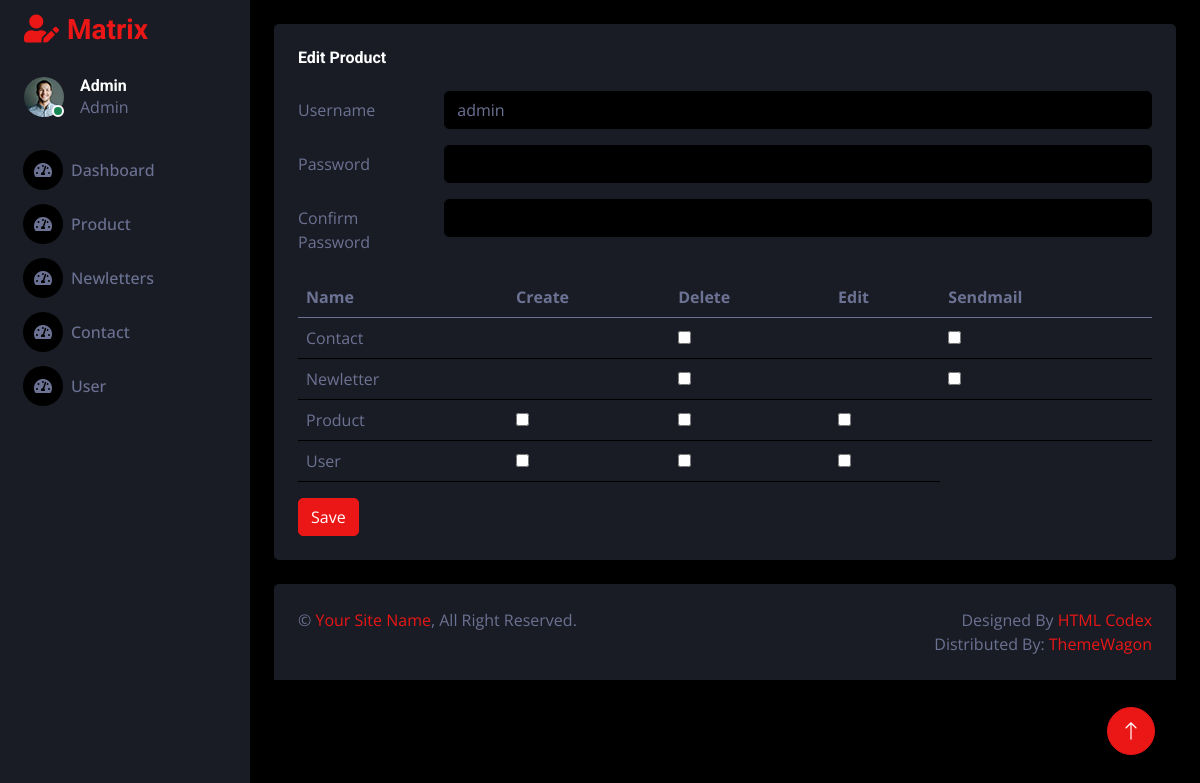
The page /admin/user/edit.php?id=1 (signed in) on the database its author committed.
### tables this page shows
CREATE TABLE `users` (
  `id` int(11) NOT NULL,
  `username` varchar(10) NOT NULL,
  `password` varchar(10) NOT NULL,
  `active` bit(1) NOT NULL
);

CREATE TABLE `actions` (
  `id` int(11) NOT NULL,
  `object` int(11) NOT NULL,
  `name` varchar(50) NOT NULL,
  `active` bit(1) NOT NULL DEFAULT b'1'
);

CREATE TABLE `objects` (
  `id` int(11) NOT NULL,
  `name` varchar(50) NOT NULL,
  `active` bit(1) NOT NULL DEFAULT b'1'
);

### admin/auth.php (called while the page is built, shortened)
<?php
    function getUser() {
        return $_SESSION[isAuth];
    }
?>

### database.php (called while the page is built, shortened)
<?php
    $connection = NULL;
    function query($sql, $params = NULL) {
        global $connection;
        try {
            $stmt = $connection->prepare($sql);
            if ($params != NULL) {
                foreach ($params as $name => $value) {
                    $stmt->bindValue($name, $value);
                }
            }
            $stmt->execute();
            $stmt->setFetchMode(PDO::FETCH_ASSOC);
            return $stmt->fetchAll();
        }
        catch(PDOException $ex) {
            return NULL;
        }
    }

### helper.php (called while the page is built, shortened)
<?php
    function purging($value) {
        $value = trim($value);
        $value = stripslashes($value);
        $value = htmlspecialchars($value);
        return $value;
    }

### admin/user/edit.php (the view, shortened to what this page needs)
<?php
    require_once(dirname(__FILE__) . "/../../helper.php");
    require_once(getPath("/database.php"));
    require_once(getPath("/admin/auth.php"));
    try {
        $user = query('SELECT * FROM users WHERE id=:id', array(
            ':id' => $id
        ));
        $uuPermissions = query('SELECT * FROM permissions WHERE user=:id', array(
            ':id' => $id
        ));
        $username = $password = $confirmPassword = $upermissions = NULL;
        $actions = query('SELECT actions.name as name FROM actions GROUP BY actions.name ORDER BY name');
        $permissions = query('SELECT actions.id AS id, objects.name AS object_name, actions.name AS action_name FROM actions INNER JOIN objects ON actions.object = objects.id ORDER BY object_name, action_name');
        $username = $user[0]['username'];
        for($i = 0, $size = count($uuPermissions), $upermissions = array(); $i < $size; $i++ ) {
            $upermissions[count($upermissions)] = $uuPermissions[$i]['action'];
        }
    } catch (PDOException $ex) {
    }
    function isPermission($id, &$permissions) {
        $state = FALSE;
        for ($i = 0, $size = count($permissions); $i < $size; $i++) {
            if ($id == $permissions[$i]) {
                $state = TRUE;
                break;
            }
        }
        return $state;
    }
?>
<!DOCTYPE html>
<html lang="en">
<head>
    <link href="https://cdnjs.cloudflare.com/ajax/libs/font-awesome/5.10.0/css/all.min.css" rel="stylesheet">
    <link href="https://cdn.jsdelivr.net/npm/bootstrap-icons@1.4.1/font/bootstrap-icons.css" rel="stylesheet">
    <link href="../lib/owlcarousel/assets/owl.carousel.min.css" rel="stylesheet">
    <link href="../lib/tempusdominus/css/tempusdominus-bootstrap-4.min.css" rel="stylesheet" />
    <link href="../css/bootstrap.min.css" rel="stylesheet">
    <link href="../css/style.css" rel="stylesheet">
</head>
<body>
    <div class="container-fluid position-relative d-flex p-0">
        <?php include '../layouts/sidebar.php'; ?>
        <div class="content">
            <div class="container-fluid pt-4 px-4">
                <div class="row g-4">
                    <div class="col-sm-12">
                        <div class="bg-secondary rounded h-100 p-4">
                            <h6 class="mb-4">Edit Product</h6>
                            <form method="post" action="<?php echo purging($_SERVER['PHP_SELF']); ?>" enctype="multipart/form-data">
                                <div class="row mb-3">
                                    <label for="inputEmail3" class="col-sm-2 col-form-label">Username</label>
                                    <div class="col-sm-10">
                                        <input name="username" type="text" class="form-control" value="<?php echo $username; ?>">
                                    </div>
                                </div>
                                <div class="row mb-3">
                                    <label for="inputPassword3" class="col-sm-2 col-form-label">Password</label>
                                    <div class="col-sm-10">
                                        <input name="password" type="password" class="form-control" id="inputPassword3" value="<?php echo $password ?>">
                                    </div>
                                </div>
                                <div class="row mb-3">
                                    <label for="inputPassword3" class="col-sm-2 col-form-label">Confirm Password</label>
                                    <div class="col-sm-10">
                                        <input name="confirmPassword" type="password" class="form-control" id="inputPassword3" value="<?php echo $confirmPassword; ?>">
                                    </div>
                                </div>
                                <table class="table">
                                    <thead>
                                        <tr>
                                            <th scope="col">Name</th>
                                            <?php for ($i = 0, $size = count($actions); $i < $size; $i++) { ?>
                                                <th scope="col"><?php echo ucfirst($actions[$i]['name']); ?></th>
                                            <?php } ?>
                                        </tr>
                                    </thead>
                                    <tbody>
                                        <?php
                                        for (
                                            $i = 0, $sizep = count($permissions), $cObject = $permissions[0]['object_name'];
                                            $i < $sizep;
                                            $i++
                                        ) {
                                        ?>
                                            <tr>
                                                <td><?php echo ucfirst($cObject); ?></td>
                                                <?php
                                                for ($j = 0, $sizea = count($actions); $j < $sizea; $j++) {
                                                    if ($actions[$j]['name'] == $permissions[$i]['action_name'] ) { ?>
                                                        <td><input name="permissions[]" type="checkbox" value="<?php echo $permissions[$i]['id']; ?>" <?php echo isPermission($permissions[$i]['id'], $upermissions) ? 'checked' : ''; ?>></td>
                                                    <?php
                                                        if ($i + 1 < $sizep) {
                                                            $incr = true;
                                                            $cObject = $permissions[++$i]['object_name'];
                                                        }
                                                        else {
                                                            $incr = false;
                                                            break;
                                                        }
                                                    } else { ?>
                                                        <td></td>
                                                <?php }
                                                }
                                                $incr ? $i--: $i;
                                                ?>
                                            </tr>
                                        <?php
                                        }
                                        ?>
                                    </tbody>
                                </table>
                                <button type="submit" class="btn btn-primary">Save</button>
                            </form>
                        </div>
                    </div>
                </div>
            </div>
            <div class="container-fluid pt-4 px-4">
                <div class="bg-secondary rounded-top p-4">
                    <div class="row">
                        <div class="col-12 col-sm-6 text-center text-sm-start">
                            &copy; <a href="#">Your Site Name</a>, All Right Reserved.
                        </div>
                        <div class="col-12 col-sm-6 text-center text-sm-end">
                            Designed By <a href="https://htmlcodex.com">HTML Codex</a>
                            <br>Distributed By: <a href="https://themewagon.com" target="_blank">ThemeWagon</a>
                        </div>
                    </div>
                </div>
            </div>
        </div>
        <a href="#" class="btn btn-lg btn-primary btn-lg-square back-to-top"><i class="bi bi-arrow-up"></i></a>
    </div>
</body>
</html>

### admin/layouts/sidebar.php (shortened to what this page needs)
<?php
    require_once(dirname(__FILE__) . "/../../helper.php");
    require_once(getPath("/database.php"));
    require_once(getPath("/admin/auth.php"));
    $suser = query('SELECT * FROM users WHERE id=:id', array(
        ":id" => getUser()
    ));
    if (count($suser) < 0) {
        redirect('../404.html');
    }
    else {
        $suser = $suser[0];
    }
?>
<div class="sidebar pe-4 pb-3">
    <nav class="navbar bg-secondary navbar-dark">
        <a href="index.php" class="navbar-brand mx-4 mb-3">
            <h3 class="text-primary"><i class="fa fa-user-edit me-2"></i>Matrix</h3>
        </a>
        <div class="d-flex align-items-center ms-4 mb-4">
            <div class="position-relative">
                <img class="rounded-circle" src="img/user.jpg" alt="" style="width: 40px; height: 40px;">
                <div class="bg-success rounded-circle border border-2 border-white position-absolute end-0 bottom-0 p-1"></div>
            </div>
            <div class="ms-3">
                <h6 class="mb-0"><?php echo ucfirst($suser['username']); ?></h6>
                <span>Admin</span>
            </div>
        </div>
        <div class="navbar-nav w-100">
            <a href="index.php" class="nav-item nav-link"><i class="fa fa-tachometer-alt me-2"></i>Dashboard</a>
            <a href="/product.php" class="nav-item nav-link"><i class="fa fa-tachometer-alt me-2"></i>Product</a>
            <a href="/product.php" class="nav-item nav-link"><i class="fa fa-tachometer-alt me-2"></i>Newletters</a>
            <a href="/product.php" class="nav-item nav-link"><i class="fa fa-tachometer-alt me-2"></i>Contact</a>
            <a href="/product.php" class="nav-item nav-link"><i class="fa fa-tachometer-alt me-2"></i>User</a>
        </div>
    </nav>
</div>

### admin/css/style.css (style rules this page uses)
:root { --primary: #EB1616; --secondary: #191C24; --light: #6C7293; --dark: #000000; }
.back-to-top { position: fixed; display: none; right: 45px; bottom: 45px; z-index: 99; }
.btn { transition: .5s; }
.btn-lg-square { width: 48px; height: 48px; }
.btn-square, .btn-sm-square, .btn-lg-square { padding: 0; display: inline-flex; align-items: center; justify-content: center; font-weight: normal; border-radius: 50px; }
.sidebar { position: fixed; top: 0; left: 0; bottom: 0; width: 250px; height: 100vh; overflow-y: auto; background: var(--secondary); transition: 0.5s; z-index: 999; }
.content { margin-left: 250px; min-height: 100vh; background: var(--dark); transition: 0.5s; }
@media (min-width: 992px) { .sidebar { margin-left: 0; } }
@media (min-width: 992px) { .content { width: calc(100% - 250px); } }
.sidebar .navbar .navbar-nav .nav-link { padding: 7px 20px; color: var(--light); font-weight: 500; border-left: 3px solid var(--secondary); border-radius: 0 30px 30px 0; outline: none; }
.sidebar .navbar .navbar-nav .nav-link i { width: 40px; height: 40px; display: inline-flex; align-items: center; justify-content: center; background: var(--dark); border-radius: 40px; }

### rows shown on the page
users: username "Admin", username "admin"
actions: object.name "Contact"
actions: object.name "Newletter"
actions: object.name "Product"
actions: object.name "User"

### other values the page prints
$actions[$i]['name'] "Create"
$actions[$i]['name'] "Delete"
$actions[$i]['name'] "Edit"
$actions[$i]['name'] "Sendmail"
